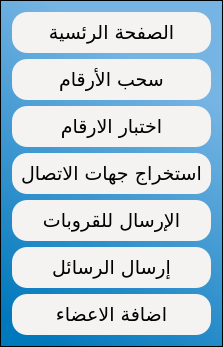
     <widget class="QFrame" name="frame_2">
      <property name="sizePolicy">
       <sizepolicy hsizetype="Expanding" vsizetype="Expanding">
        <horstretch>0</horstretch>
        <verstretch>0</verstretch>
       </sizepolicy>
      </property>
      <property name="maximumSize">
       <size>
        <width>16777215</width>
        <height>16777215</height>
       </size>
      </property>
      <property name="styleSheet">
       <string notr="true">QFrame
{
background-color: qlineargradient(spread:pad, x1:0.226, y1:0.999773, x2:0.567818, y2:0.147, stop:0 rgba(0, 120, 188, 255), stop:1 rgba(117, 180, 227, 255));
}

QPushButton
{
background-color: rgb(244, 243, 242);
color: rgb(0, 0, 0);
border-radius: 15px;
    padding:9px;
}
QPushButton::hover
{
	background-color: rgb(114, 159, 207);
}

QPushButton:pressed
{
    color: black;
    background-color: #D1DBCB;
    padding-top: -15px;
    padding-bottom: -17px;
}
</string>
      </property>
      <property name="frameShape">
       <enum>QFrame::StyledPanel</enum>
      </property>
      <property name="frameShadow">
       <enum>QFrame::Raised</enum>
      </property>
      <layout class="QVBoxLayout" name="verticalLayout">
       <item>
        <widget class="QPushButton" name="pushButton_48">
         <property name="sizePolicy">
          <sizepolicy hsizetype="Expanding" vsizetype="Expanding">
           <horstretch>0</horstretch>
           <verstretch>0</verstretch>
          </sizepolicy>
         </property>
         <property name="maximumSize">
          <size>
           <width>16777215</width>
           <height>60</height>
          </size>
         </property>
         <property name="font">
          <font>
           <family>Almarai</family>
           <pointsize>14</pointsize>
           <weight>50</weight>
           <bold>false</bold>
          </font>
         </property>
         <property name="cursor">
          <cursorShape>PointingHandCursor</cursorShape>
         </property>
         <property name="text">
          <string>الصفحة الرئسية</string>
         </property>
         <property name="iconSize">
          <size>
           <width>200</width>
           <height>50</height>
          </size>
         </property>
        </widget>
       </item>
       <item>
        <widget class="QPushButton" name="pushButton_4">
         <property name="sizePolicy">
          <sizepolicy hsizetype="Expanding" vsizetype="Expanding">
           <horstretch>0</horstretch>
           <verstretch>0</verstretch>
          </sizepolicy>
         </property>
         <property name="maximumSize">
          <size>
           <width>16777215</width>
           <height>60</height>
          </size>
         </property>
         <property name="font">
          <font>
           <family>Almarai</family>
           <pointsize>14</pointsize>
           <weight>50</weight>
           <bold>false</bold>
          </font>
         </property>
         <property name="cursor">
          <cursorShape>PointingHandCursor</cursorShape>
         </property>
         <property name="text">
          <string>سحب الأرقام</string>
         </property>
         <property name="iconSize">
          <size>
           <width>200</width>
           <height>50</height>
          </size>
         </property>
        </widget>
       </item>
       <item>
        <widget class="QPushButton" name="pushButton">
         <property name="sizePolicy">
          <sizepolicy hsizetype="Expanding" vsizetype="Expanding">
           <horstretch>0</horstretch>
           <verstretch>0</verstretch>
          </sizepolicy>
         </property>
         <property name="maximumSize">
          <size>
           <width>16777215</width>
           <height>60</height>
          </size>
         </property>
         <property name="font">
          <font>
           <family>Almarai</family>
           <pointsize>14</pointsize>
           <weight>50</weight>
           <bold>false</bold>
          </font>
         </property>
         <property name="cursor">
          <cursorShape>PointingHandCursor</cursorShape>
         </property>
         <property name="text">
          <string>اختبار الارقام</string>
         </property>
        </widget>
       </item>
       <item>
        <widget class="QPushButton" name="pushButton_24">
         <property name="sizePolicy">
          <sizepolicy hsizetype="Expanding" vsizetype="Expanding">
           <horstretch>0</horstretch>
           <verstretch>0</verstretch>
          </sizepolicy>
         </property>
         <property name="maximumSize">
          <size>
           <width>16777215</width>
           <height>60</height>
          </size>
         </property>
         <property name="font">
          <font>
           <family>Almarai</family>
           <pointsize>14</pointsize>
           <weight>50</weight>
           <italic>false</italic>
           <bold>false</bold>
          </font>
         </property>
         <property name="cursor">
          <cursorShape>PointingHandCursor</cursorShape>
         </property>
         <property name="styleSheet">
          <string notr="true"/>
         </property>
         <property name="text">
          <string>استخراج جهات الاتصال</string>
         </property>
        </widget>
       </item>
       <item>
        <widget class="QPushButton" name="pushButton_2">
         <property name="sizePolicy">
          <sizepolicy hsizetype="Expanding" vsizetype="Expanding">
           <horstretch>0</horstretch>
           <verstretch>0</verstretch>
          </sizepolicy>
         </property>
         <property name="maximumSize">
          <size>
           <width>16777215</width>
           <height>60</height>
          </size>
         </property>
         <property name="font">
          <font>
           <family>Almarai</family>
           <pointsize>14</pointsize>
           <weight>50</weight>
           <bold>false</bold>
          </font>
         </property>
         <property name="cursor">
          <cursorShape>PointingHandCursor</cursorShape>
         </property>
         <property name="text">
          <string>الإرسال للقروبات</string>
         </property>
        </widget>
       </item>
       <item>
        <widget class="QPushButton" name="pushButton_3">
         <property name="sizePolicy">
          <sizepolicy hsizetype="Expanding" vsizetype="Expanding">
           <horstretch>0</horstretch>
           <verstretch>0</verstretch>
          </sizepolicy>
         </property>
         <property name="maximumSize">
          <size>
           <width>16777215</width>
           <height>60</height>
          </size>
         </property>
         <property name="font">
          <font>
           <family>Almarai</family>
           <pointsize>14</pointsize>
           <weight>50</weight>
           <bold>false</bold>
          </font>
         </property>
         <property name="cursor">
          <cursorShape>PointingHandCursor</cursorShape>
         </property>
         <property name="text">
          <string>إرسال الرسائل</string>
         </property>
        </widget>
       </item>
       <item>
        <widget class="QPushButton" name="pushButton_56">
         <property name="sizePolicy">
          <sizepolicy hsizetype="Expanding" vsizetype="Expanding">
           <horstretch>0</horstretch>
           <verstretch>0</verstretch>
          </sizepolicy>
         </property>
         <property name="maximumSize">
          <size>
           <width>16777215</width>
           <height>60</height>
          </size>
         </property>
         <property name="font">
          <font>
           <family>Almarai</family>
           <pointsize>14</pointsize>
           <weight>50</weight>
           <bold>false</bold>
          </font>
         </property>
         <property name="cursor">
          <cursorShape>PointingHandCursor</cursorShape>
         </property>
         <property name="text">
          <string>اضافة الاعضاء</string>
         </property>
        </widget>
       </item>
      </layout>
     </widget>
